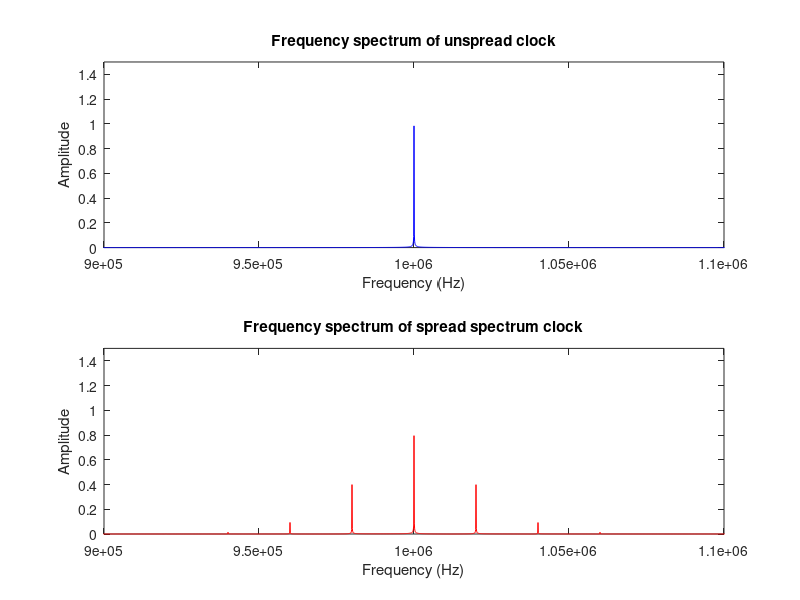
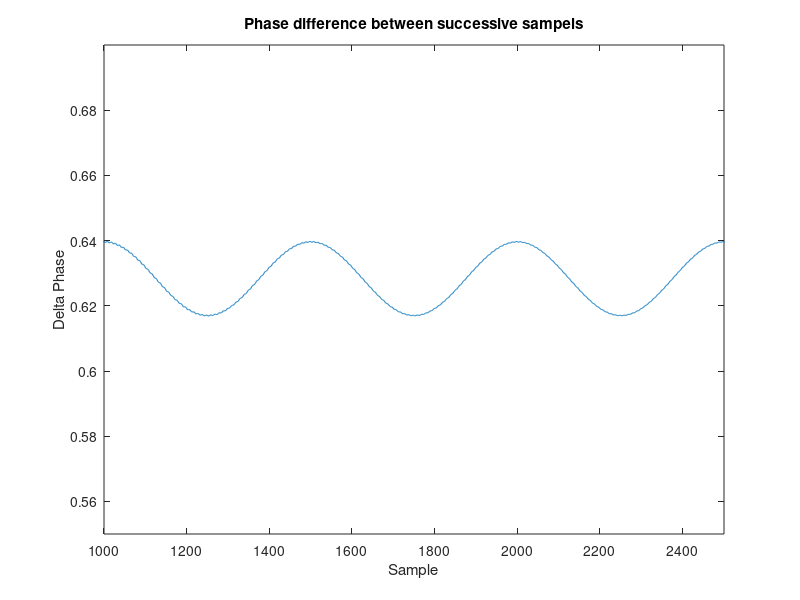
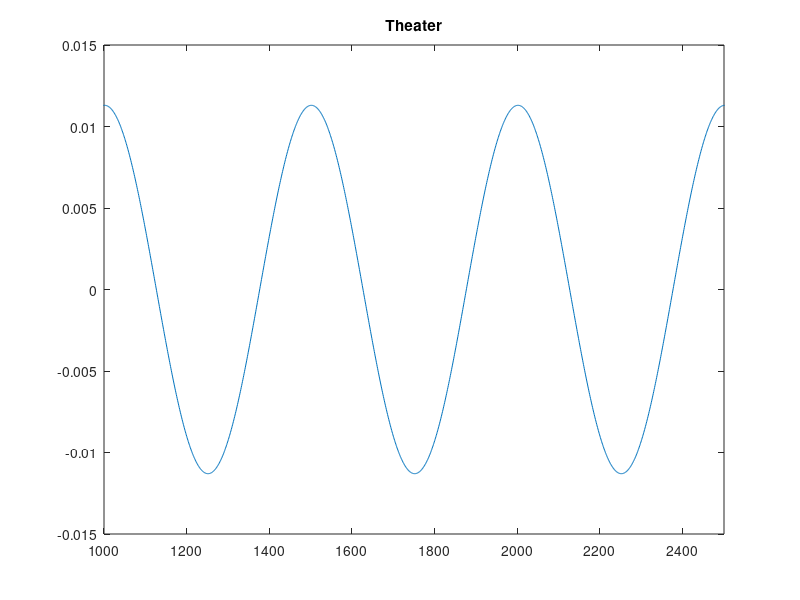
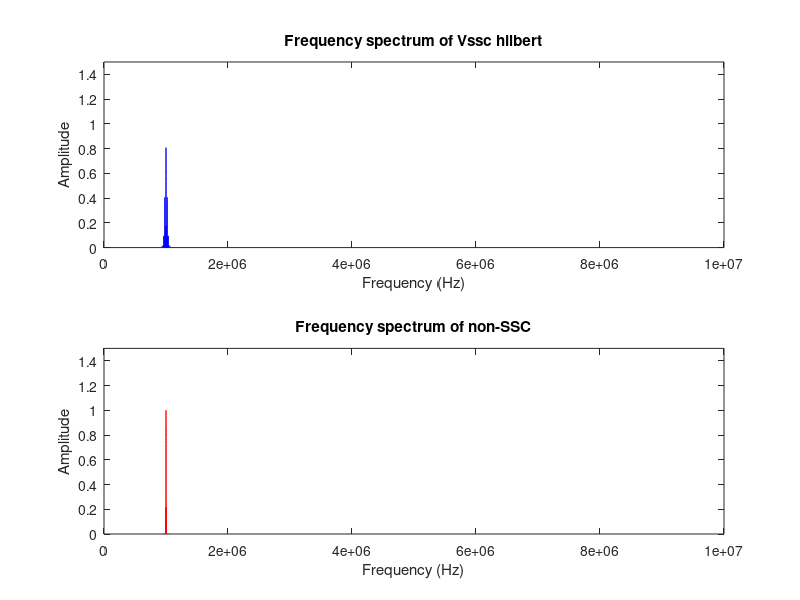

Reproduce these figures in MATLAB, in order.
clear all; clc
%% Define the parameters for the clock signal and modulation

% Define parameters
A = 1;        % Amplitude
f0 = 1e6;     % unspread clock frequency
fm = 2e4;     % Modulation frequency
df = 1.8e4;   % Peak frequency deviation
T = 1/f0;     % Period
fs = 10e6;    % Sampling rate
t = 0:1/fs:10000*T;   % Time vector

% Define unspread clock
Vclk = A*cos(2*pi*f0*t);
% Define spread spectrum clock
Vssc = A*cos(2*pi*f0*t + df/fm*sin(2*pi*fm*t));

% harmonic model
% nn = 3;
% Vssc = A*cos(2*pi*nn*f0*t + df/fm*sin(2*pi*fm*t));

%% plot
% Plot the signals
% figure;
% plot(t, Vclk, 'b');
% hold on;
% plot(t, Vssc, 'r');
% xlabel('Time (s)');
% ylabel('Amplitude (V)');
% legend('Unspread clock', 'Spread spectrum clock');
% title('Time domain signals');

% Plot the frequency spectrum of unspread clock and spread spectrum clock
L = length(Vclk);
NFFT = 2 * 2^nextpow2(L);
f = fs/2*linspace(0,1,floor(L/2)+1);
Y1 = fft(Vclk)/L;
Y2 = fft(Vssc)/L;

figure (1);
subplot(2,1,1)
plot(f, 2*abs(Y1(1:floor(L/2)+1)),'b');   % 0:fs/2, real freq
set(gca,'XLim',[0.9e6  1.1e6]);
set(gca,'YLim',[0      1.5]);
xlabel('Frequency (Hz)');
ylabel('Amplitude');
title('Frequency spectrum of unspread clock');

subplot(2,1,2)
plot(f, 2*abs(Y2(1:floor(L/2)+1)),'r');
set(gca,'XLim',[0.9e6  1.1e6]);
set(gca,'YLim',[0      1.5]);
xlabel('Frequency (Hz)');
ylabel('Amplitude');
title('Frequency spectrum of spread spectrum clock');

%% phrase
Vssc_hilbert = hilbert(Vssc);              % Compute the Hilbert transform of the SSC signal 改变信号相位
inst_phase = unwrap(angle(Vssc_hilbert));  % Compute the instantaneous phase 得到相位角序列
diff_phase = diff(inst_phase); % 得到相位差序列

figure (2);
plot(diff_phase);
set(gca,'XLim',[1000  2500]);
set(gca,'YLim',[0.55  0.7]);
xlabel('Sample');
ylabel('Delta Phase');
title('Phase difference between successive sampels');
%相位差是正弦周期

%% De-spread the SSC signal
% 1 Period: 500 samples, max: 0.639653 , min: 0.616986
% y = A*sin(2πft + φ) + D
st = 1:1:100001;
% theater = 0.0113 * sin(2 * pi * 0.002*st+1.5) + 0.6283;
theater = 0.0113 * sin(2 * pi * 0.002*st+1.55) + 0;

figure (3);
plot(theater);
set(gca,'XLim',[1000  2500]);
% set(gca,'YLim',[0.55  0.7]);
title('Theater');

phase_cumsum = cumsum(theater); %累计和
Vssc_recoverd= Vssc_hilbert .* exp(-1i*phase_cumsum); %对矩阵每个元素进行指数运算
Y3 = fft(Vssc_hilbert, 10e6)/L;
Y4 = fft(Vssc_recoverd,10e6)/L;

figure (4);
subplot(2,1,1)
plot(abs(Y3),'b');
% set(gca,'XLim',[0      0.02e4]);
set(gca,'YLim',[0  1.5]);
xlabel('Frequency (Hz)');
ylabel('Amplitude');
title('Frequency spectrum of Vssc hilbert');

subplot(2,1,2)
plot(abs(Y4),'r');
% plot(f, 2*abs(Y3(1:floor(L/2)+1)),'r');
% set(gca,'XLim',[0      0.02e4]);
set(gca,'YLim',[0  1.5]);
xlabel('Frequency (Hz)');
ylabel('Amplitude');
title('Frequency spectrum of non-SSC');

%% phrase
% cutoff_freq = 10e4; % Cutoff frequency (Hz)
% filter_order= 100;  % Order of the filter
% lp_filter = designfilt('lowpassfir', 'FilterOrder', filter_order, ...
%                        'CutoffFrequency', cutoff_freq, 'SampleRate', fs);
% % Apply the lowpass filter to the complex signal
% filtered_signal = filtfilt(lp_filter, Vssc);
% phase = angle(filtered_signal);
% phase_diff = diff(phase);       % Calculate the phase change (difference)
% phase_diff_unwrapped = unwrap(phase_diff); % Unwrap the phase difference
% inst_freq = diff(inst_phase) / (2 * pi * 1/fs); % Compute the instantaneous frequency
% mod_signal = sin(2 * pi * fm * t);  % Generate the sinusoidal modulation signal
% inst_freq_no_mod = inst_freq - 0.01 * f0 * mod_signal(1:end-1); % Remove the modulation
% orig_phase = cumsum(inst_freq_no_mod) * (2 * pi * 1/fs); % Integrate the de-modulated instantaneous frequency
% ss_clock_recov = sin(orig_phase);              % Generate the recovered clock signal
% f_ss_clock_recov= abs(fft(ss_clock_recov));